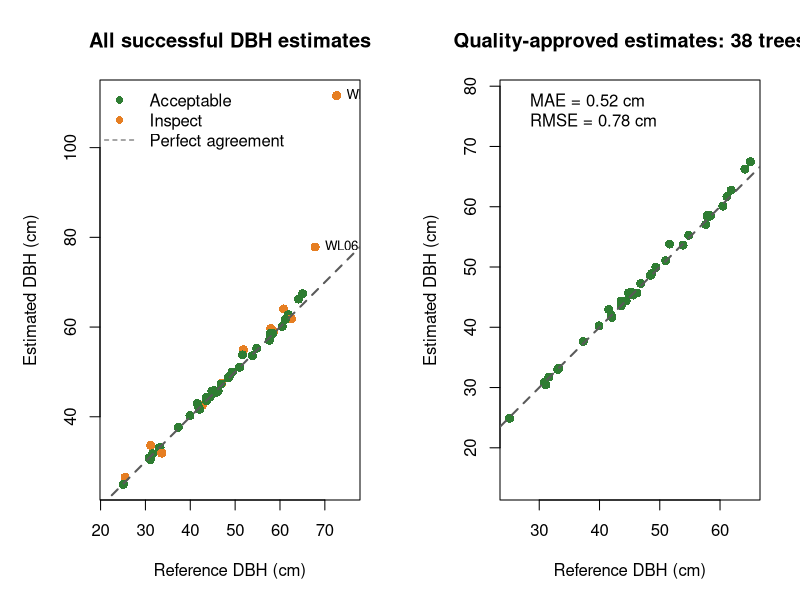

The R script that drew this image:
# Validate batch TLS DBH estimates

# Read batch results
batch_results <- read.csv(
  "outputs/tls/tables/tls_dbh_batch_results.csv",
  stringsAsFactors = FALSE
)

# Keep successful estimates
successful_results <- batch_results[
  batch_results$processing_status == "success" &
    is.finite(batch_results$estimated_dbh_cm) &
    is.finite(batch_results$reference_dbh_cm),
]

# Calculate accuracy for each quality category
quality_groups <- split(
  successful_results,
  successful_results$quality_flag
)

accuracy_by_quality <- do.call(
  rbind,
  lapply(
    names(quality_groups),
    function(group_name) {

      group <- quality_groups[[group_name]]

      data.frame(
        quality_flag = group_name,
        trees = nrow(group),
        mean_error_cm = mean(group$error_cm),
        mean_absolute_error_cm =
          mean(group$absolute_error_cm),
        root_mean_square_error_cm =
          sqrt(mean(group$error_cm^2)),
        within_1_cm_percent =
          mean(group$absolute_error_cm <= 1) * 100,
        within_2_cm_percent =
          mean(group$absolute_error_cm <= 2) * 100,
        within_5_cm_percent =
          mean(group$absolute_error_cm <= 5) * 100
      )
    }
  )
)

row.names(accuracy_by_quality) <- NULL

# Create the inspection queue
inspection_queue <- batch_results[
  batch_results$quality_flag != "acceptable",
  c(
    "tree_id",
    "species",
    "quality_flag",
    "method_used",
    "reference_dbh_cm",
    "estimated_dbh_cm",
    "error_cm",
    "absolute_error_cm",
    "circle_rmse_mm",
    "circumference_completeness_percent",
    "error_message"
  )
]

inspection_queue <- inspection_queue[
  order(
    inspection_queue$absolute_error_cm,
    decreasing = TRUE,
    na.last = TRUE
  ),
]

# Save validation tables
dir.create(
  "outputs/tls/tables",
  recursive = TRUE,
  showWarnings = FALSE
)

write.csv(
  accuracy_by_quality,
  "outputs/tls/tables/tls_dbh_accuracy_by_quality.csv",
  row.names = FALSE
)

write.csv(
  inspection_queue,
  "outputs/tls/tables/tls_dbh_inspection_queue.csv",
  row.names = FALSE
)

# Create validation figure
dir.create(
  "outputs/tls/figures",
  recursive = TRUE,
  showWarnings = FALSE
)

png(
  "outputs/tls/figures/tls_dbh_batch_validation.png",
  width = 1800,
  height = 850,
  res = 160
)

par(
  mfrow = c(1, 2),
  mar = c(5, 5, 4, 2)
)

# Panel 1: all successful estimates
point_colours <- ifelse(
  successful_results$quality_flag == "acceptable",
  "#2E7D32",
  "#E67E22"
)

plot(
  successful_results$reference_dbh_cm,
  successful_results$estimated_dbh_cm,
  pch = 16,
  cex = 1.2,
  col = point_colours,
  xlab = "Reference DBH (cm)",
  ylab = "Estimated DBH (cm)",
  main = "All successful DBH estimates",
  asp = 1
)

abline(
  a = 0,
  b = 1,
  lty = 2,
  lwd = 2,
  col = "grey35"
)

# Label estimates with errors greater than 5 cm
outliers <- successful_results[
  successful_results$absolute_error_cm > 5,
]

text(
  outliers$reference_dbh_cm,
  outliers$estimated_dbh_cm,
  labels = outliers$tree_id,
  pos = 4,
  cex = 0.8
)

legend(
  "topleft",
  legend = c("Acceptable", "Inspect", "Perfect agreement"),
  col = c("#2E7D32", "#E67E22", "grey35"),
  pch = c(16, 16, NA),
  lty = c(NA, NA, 2),
  bty = "n"
)

# Panel 2: acceptable estimates only
acceptable_results <- successful_results[
  successful_results$quality_flag == "acceptable",
]

plot(
  acceptable_results$reference_dbh_cm,
  acceptable_results$estimated_dbh_cm,
  pch = 16,
  cex = 1.2,
  col = "#2E7D32",
  xlab = "Reference DBH (cm)",
  ylab = "Estimated DBH (cm)",
  main = paste(
    "Quality-approved estimates:",
    nrow(acceptable_results),
    "trees"
  ),
  asp = 1
)

abline(
  a = 0,
  b = 1,
  lty = 2,
  lwd = 2,
  col = "grey35"
)

accepted_mae <- mean(
  acceptable_results$absolute_error_cm
)

accepted_rmse <- sqrt(
  mean(acceptable_results$error_cm^2)
)

legend(
  "topleft",
  legend = c(
    paste0("MAE = ", round(accepted_mae, 2), " cm"),
    paste0("RMSE = ", round(accepted_rmse, 2), " cm")
  ),
  bty = "n"
)

dev.off()

cat("\nAccuracy by quality category:\n")
print(accuracy_by_quality)

cat("\nTrees requiring inspection or processing improvement:\n")
print(inspection_queue)

cat(
  "\nValidation figure saved to:",
  "outputs/tls/figures/tls_dbh_batch_validation.png\n"
)
